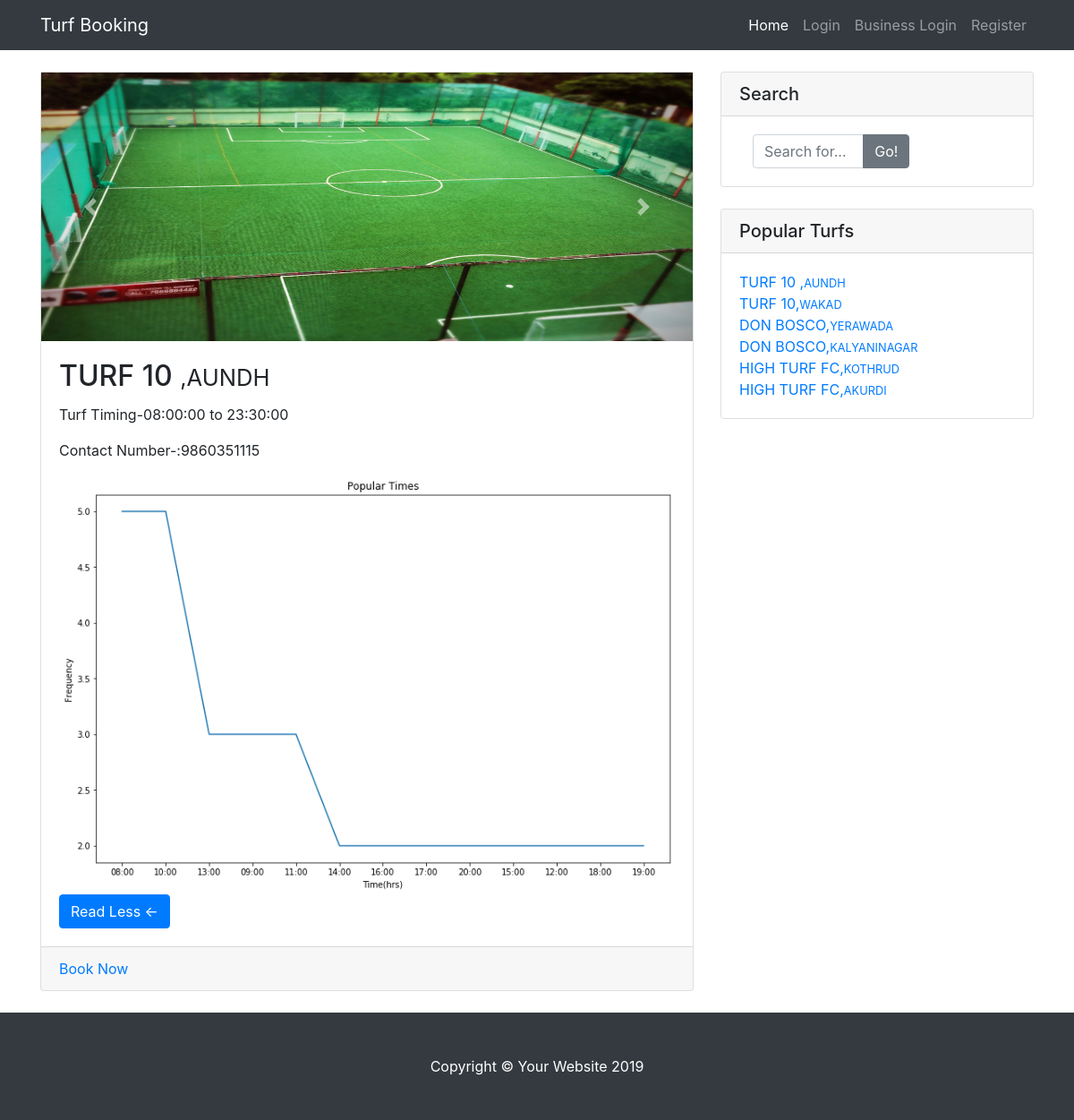
The page /readmore.php?read=50 on the database its author committed.
### tables this page shows
CREATE TABLE `TurfDetails` (
  `id` int(11) NOT NULL,
  `turfName` varchar(255) NOT NULL,
  `turfArea` varchar(255) NOT NULL,
  `managerName` varchar(255) NOT NULL,
  `managerMobile` varchar(255) NOT NULL,
  `totalGrounds` int(11) NOT NULL,
  `openingTime` time NOT NULL,
  `closingTime` time NOT NULL,
  `foodCourt` varchar(255) NOT NULL,
  `turfImages1` text DEFAULT NULL,
  `turfImages2` text DEFAULT NULL,
  `analysis` text DEFAULT NULL
);

### readmore.php (the view, shortened to what this page needs)
<?php include "includes/web_header.php"?>
  <?php include "includes/web_navbar.php"?>
  <div class="container">
    <div class="row">
      <div class="col-md-8">
        <?php
            if(isset($_GET['read']))
            {
                $read = $_GET['read'];
                $query = "SELECT * FROM TurfDetails where id = '$read'";
                $query_result = mysqli_query($connection,$query);
                if($query_result)
                {
                    while($row = mysqli_fetch_assoc($query_result))
                    {
                        $turfName = $row['turfName'];
                        $turfArea = $row['turfArea'];
                        $openingTime = $row['openingTime'];
                        $closingTime = $row['closingTime'];
                        $turfImages1 = $row['turfImages1'];
                        $turfImages2 = $row['turfImages2'];
                        $analysis = $row['analysis'];
                        $managerMobile = $row['managerMobile'];
                        echo
                        " <div class='card mb-4'>
                         <div id='carouselExampleFade' class='carousel slide carousel-fade' data-ride='carouse'>
                         <div class='carousel-inner'>
                           <div class='carousel-item active'>
                             <img src='images/$turfImages1' height='300px'  class='d-block w-100' alt='...'>
                           </div>
                           <div class='carousel-item'>
                             <img src='images/$turfImages2' height='300px'  class='d-block w-100' alt=''...'>
                           </div>
                           <div class='carousel-item'>
                             <img src='images/$turfImages1' height='300px'  class='d-block w-100' alt='...'>
                           </div>
                         </div>
                         <a class='carousel-control-prev' href='#carouselExampleFade' role='button' data-slide='prev'>
                           <span class='carousel-control-prev-icon' aria-hidden='true'></span>
                           <span class='sr-only'>Previous</span>
                         </a>
                         <a class='carousel-control-next' href='#carouselExampleFade' role='button' data-slide='next'>
                           <span class='carousel-control-next-icon' aria-hidden='true'></span>
                           <span class='sr-only'>Next</span>
                         </a>
                       </div>
                        <div class='card-body'>
                          <h2 class='card-title'>$turfName  <small>,$turfArea</small></h2>
                          <p class='card-text'>Turf Timing-$openingTime to $closingTime </p>
                          <p class='card-text'>Contact Number-:$managerMobile  </p>
                          <img src='analysis/$analysis' class='img-fluid' alt='Responsive image'>
                          <a href='index.php' class='btn btn-primary'>Read Less &larr;</a>
                        </div>
                        <div class='card-footer text-muted'>
                          <a href='tessst/userLogin.php'>Book Now</a>
                        </div>
                      </div> ";
                    }
                }
                else
                {
                    echo "Error in query";
                }
            }
              ?>
      </div>
      <?php include "includes/web_sidebar.php"?>
    </div>
  <?php include "includes/web_footer.php"?>

### includes/web_sidebar.php
<div class="col-md-4">
<div class="card my-4">
  <h5 class="card-header">Search</h5>
  <div class="card-body">
  <form action="web_search.php" method="POST" class="col-lg-8">
    <div class="input-group">
      <input type="text" name="web_searchText" class="form-control" placeholder="Search for...">
     <div class="input-group-append">
      <input type="submit" class="btn btn-secondary" name="submit"  value="Go!">
     </div>
     </form>
    </div>
  </div>
</div>
<div class="card my-4">
  <h5 class="card-header">Popular Turfs</h5>
  <div class="card-body">
    <div class="row">
      <div class="col-lg-12">
        <ul class="list-unstyled mb-0">
          <?php
               $query = "SELECT * FROM TurfDetails LIMIT 6 ";
               $query_result = mysqli_query($connection,$query);
               if($query_result)
               {
                   while($row = mysqli_fetch_assoc($query_result))
                   {
                       $id = $row['id'];
                       $turfName = $row['turfName'];
                       $turfArea = $row['turfArea'];
                       echo
                       "<li>
                       <a href='readmore.php?read=$id' > $turfName,<small>$turfArea</small></a>
                     </li>";
                   }
               }
               else
               {
                   echo "Error in query";
               }
              ?>
        </ul>
      </div>
    </div>
  </div>
</div>
</div>

### css/blog-home.css (style rules this page uses)
body { padding-top: 56px; }

### rows shown on the page
turfdetails: turfImages1 (picture), turfName "TURF 10", turfArea "AUNDH", openingTime "08:00:00", closingTime "23:30:00", managerMobile "9860351115", analysis (picture)
turfdetails: turfName "TURF 10", turfArea "WAKAD"
turfdetails: turfName "DON BOSCO", turfArea "YERAWADA"
turfdetails: turfName "DON BOSCO", turfArea "KALYANINAGAR"
turfdetails: turfName "HIGH TURF FC", turfArea "KOTHRUD"
turfdetails: turfName "HIGH TURF FC", turfArea "AKURDI"
